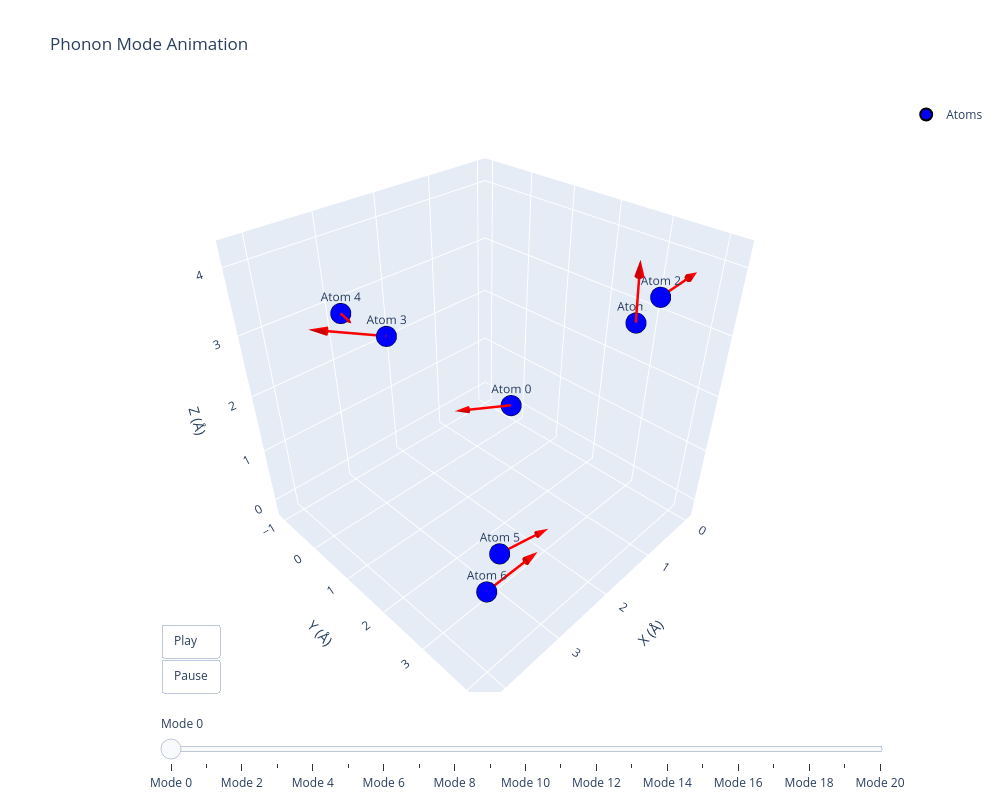

The cell this chart's notebook holds for it:
### Code cell
animate_modes_plotly(structure=structure_vacancy, displacement_data=b2_vacancy.copy(), scale_factor=2.0, frame_duration=500);

### Figure 1 — Plotly figure (JSON) as saved in the notebook; plotly's stock layout.template omitted (floating-point values rounded to 4 significant figures)
{"data": [{"marker": {"color": "blue", "line": {"color": "black", "width": 2}, "size": 12}, "mode": "markers+text", "name": "Atoms", "text": ["Atom 0", "Atom 1", "Atom 2", "Atom 3", "Atom 4", "Atom 5", "Atom 6"], "textposition": "top center", "type": "scatter3d", "x": [1.357, 0.0, 1.357, 2.715, 4.072, 2.715, 4.072], "y": [1.357, 2.715, 4.072, 0.0, 1.357, 2.715, 4.072], "z": [1.357, 2.715, 4.072, 2.715, 4.072, 0.0, 1.357]}, {"line": {"color": "red", "width": 5}, "mode": "lines", "showlegend": false, "type": "scatter3d", "x": [1.357, 2.01], "y": [1.357, 0.9886], "z": [1.357, 1.458]}, {"colorscale": [[0, "red"], [1, "red"]], "showlegend": false, "showscale": false, "sizeref": 0.3, "type": "cone", "u": [0.6521], "v": [-0.3689], "w": [0.1008], "x": [2.01], "y": [0.9886], "z": [1.458]}, {"line": {"color": "red", "width": 5}, "mode": "lines", "showlegend": false, "type": "scatter3d", "x": [0, 0.1738], "y": [2.715, 2.787], "z": [2.715, 3.607]}, {"colorscale": [[0, "red"], [1, "red"]], "showlegend": false, "showscale": false, "sizeref": 0.3, "type": "cone", "u": [0.1738], "v": [0.07187], "w": [0.8923], "x": [0.1738], "y": [2.787], "z": [3.607]}, {"line": {"color": "red", "width": 5}, "mode": "lines", "showlegend": false, "type": "scatter3d", "x": [1.357, 0.676], "y": [4.072, 4.022], "z": [4.072, 4.073]}, {"colorscale": [[0, "red"], [1, "red"]], "showlegend": false, "showscale": false, "sizeref": 0.3, "type": "cone", "u": [-0.6815], "v": [-0.05076], "w": [2.199e-06], "x": [0.676], "y": [4.022], "z": [4.073]}, {"line": {"color": "red", "width": 5}, "mode": "lines", "showlegend": false, "type": "scatter3d", "x": [2.715, 3.292], "y": [0, -0.8148], "z": [2.715, 2.768]}, {"colorscale": [[0, "red"], [1, "red"]], "showlegend": false, "showscale": false, "sizeref": 0.3, "type": "cone", "u": [0.5774], "v": [-0.8148], "w": [0.05268], "x": [3.292], "y": [-0.8148], "z": [2.768]}, {"line": {"color": "red", "width": 5}, "mode": "lines", "showlegend": false, "type": "scatter3d", "x": [4.072, 4.14], "y": [1.357, 1.67], "z": [4.072, 4.1]}, {"colorscale": [[0, "red"], [1, "red"]], "showlegend": false, "showscale": false, "sizeref": 0.3, "type": "cone", "u": [0.06736], "v": [0.3129], "w": [0.02791], "x": [4.14], "y": [1.67], "z": [4.1]}, {"line": {"color": "red", "width": 5}, "mode": "lines", "showlegend": false, "type": "scatter3d", "x": [2.715, 2.001], "y": [2.715, 2.863], "z": [0, -0.03435]}, {"colorscale": [[0, "red"], [1, "red"]], "showlegend": false, "showscale": false, "sizeref": 0.3, "type": "cone", "u": [-0.7141], "v": [0.1478], "w": [-0.03435], "x": [2.001], "y": [2.863], "z": [-0.03435]}, {"line": {"color": "red", "width": 5}, "mode": "lines", "showlegend": false, "type": "scatter3d", "x": [4.072, 3.371], "y": [4.072, 4.058], "z": [1.357, 1.319]}, {"colorscale": [[0, "red"], [1, "red"]], "showlegend": false, "showscale": false, "sizeref": 0.3, "type": "cone", "u": [-0.7015], "v": [-0.01406], "w": [-0.03872], "x": [3.371], "y": [4.058], "z": [1.319]}], "layout": {"height": 800, "scene": {"aspectmode": "cube", "aspectratio": {"x": 1, "y": 1, "z": 1}, "xaxis": {"title": {"text": "X (Å)"}, "type": "linear"}, "yaxis": {"title": {"text": "Y (Å)"}, "type": "linear"}, "zaxis": {"title": {"text": "Z (Å)"}, "type": "linear"}}, "sliders": [{"active": 0, "len": 0.9, "steps": [{"args": [["Mode 0"], {"frame": {"duration": 500, "redraw": true}, "mode": "immediate", "transition": {"duration": 0}}], "label": "Mode 0", "method": "animate"}, {"args": [["Mode 1"], {"frame": {"duration": 500, "redraw": true}, "mode": "immediate", "transition": {"duration": 0}}], "label": "Mode 1", "method": "animate"}, {"args": [["Mode 2"], {"frame": {"duration": 500, "redraw": true}, "mode": "immediate", "transition": {"duration": 0}}], "label": "Mode 2", "method": "animate"}, {"args": [["Mode 3"], {"frame": {"duration": 500, "redraw": true}, "mode": "immediate", "transition": {"duration": 0}}], "label": "Mode 3", "method": "animate"}, {"args": [["Mode 4"], {"frame": {"duration": 500, "redraw": true}, "mode": "immediate", "transition": {"duration": 0}}], "label": "Mode 4", "method": "animate"}, {"args": [["Mode 5"], {"frame": {"duration": 500, "redraw": true}, "mode": "immediate", "transition": {"duration": 0}}], "label": "Mode 5", "method": "animate"}, {"args": [["Mode 6"], {"frame": {"duration": 500, "redraw": true}, "mode": "immediate", "transition": {"duration": 0}}], "label": "Mode 6", "method": "animate"}, {"args": [["Mode 7"], {"frame": {"duration": 500, "redraw": true}, "mode": "immediate", "transition": {"duration": 0}}], "label": "Mode 7", "method": "animate"}, {"args": [["Mode 8"], {"frame": {"duration": 500, "redraw": true}, "mode": "immediate", "transition": {"duration": 0}}], "label": "Mode 8", "method": "animate"}, {"args": [["Mode 9"], {"frame": {"duration": 500, "redraw": true}, "mode": "immediate", "transition": {"duration": 0}}], "label": "Mode 9", "method": "animate"}, {"args": [["Mode 10"], {"frame": {"duration": 500, "redraw": true}, "mode": "immediate", "transition": {"duration": 0}}], "label": "Mode 10", "method": "animate"}, {"args": [["Mode 11"], {"frame": {"duration": 500, "redraw": true}, "mode": "immediate", "transition": {"duration": 0}}], "label": "Mode 11", "method": "animate"}, {"args": [["Mode 12"], {"frame": {"duration": 500, "redraw": true}, "mode": "immediate", "transition": {"duration": 0}}], "label": "Mode 12", "method": "animate"}, {"args": [["Mode 13"], {"frame": {"duration": 500, "redraw": true}, "mode": "immediate", "transition": {"duration": 0}}], "label": "Mode 13", "method": "animate"}, {"args": [["Mode 14"], {"frame": {"duration": 500, "redraw": true}, "mode": "immediate", "transition": {"duration": 0}}], "label": "Mode 14", "method": "animate"}, {"args": [["Mode 15"], {"frame": {"duration": 500, "redraw": true}, "mode": "immediate", "transition": {"duration": 0}}], "label": "Mode 15", "method": "animate"}, {"args": [["Mode 16"], {"frame": {"duration": 500, "redraw": true}, "mode": "immediate", "transition": {"duration": 0}}], "label": "Mode 16", "method": "animate"}, {"args": [["Mode 17"], {"frame": {"duration": 500, "redraw": true}, "mode": "immediate", "transition": {"duration": 0}}], "label": "Mode 17", "method": "animate"}, {"args": [["Mode 18"], {"frame": {"duration": 500, "redraw": true}, "mode": "immediate", "transition": {"duration": 0}}], "label": "Mode 18", "method": "animate"}, {"args": [["Mode 19"], {"frame": {"duration": 500, "redraw": true}, "mode": "immediate", "transition": {"duration": 0}}], "label": "Mode 19", "method": "animate"}, {"args": [["Mode 20"], {"frame": {"duration": 500, "redraw": true}, "mode": "immediate", "transition": {"duration": 0}}], "label": "Mode 20", "method": "animate"}], "x": 0.1, "xanchor": "left", "y": 0, "yanchor": "top"}], "title": {"text": "Phonon Mode Animation"}, "updatemenus": [{"buttons": [{"args": [null, {"frame": {"duration": 500, "redraw": true}, "fromcurrent": true, "mode": "immediate", "transition": {"duration": 0}}], "label": "Play", "method": "animate"}, {"args": [[null], {"frame": {"duration": 0, "redraw": false}, "mode": "immediate", "transition": {"duration": 0}}], "label": "Pause", "method": "animate"}], "showactive": false, "type": "buttons", "x": 0.1, "xanchor": "left", "y": 0, "yanchor": "bottom"}], "width": 1000}}
